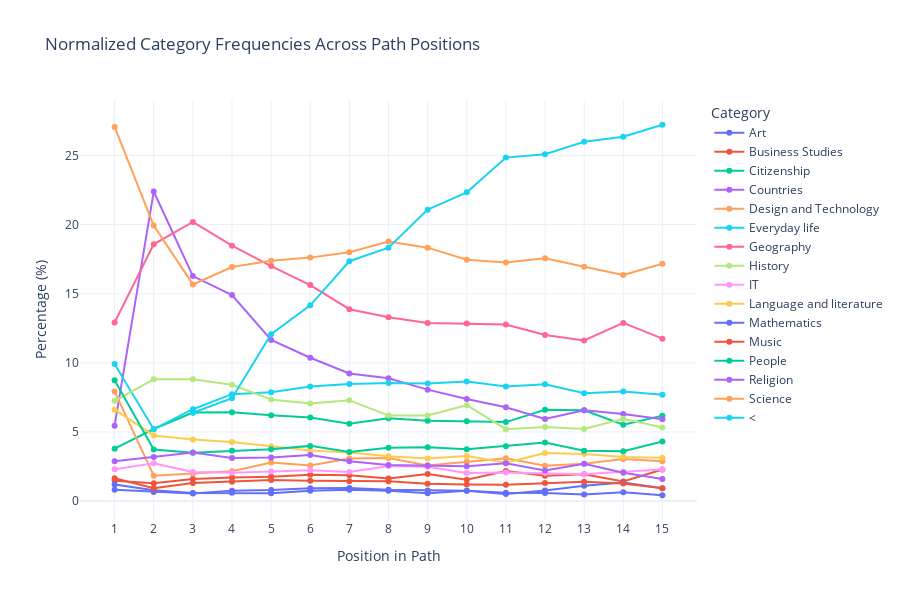

The notebook cell saved with this chart:
### Markdown cell above
#### Unfisniched

### Code cell
# Calculate position frequencies (normalized or not)
df_position_data = get_position_frequencies(common_paths_u, max_position=15, normalize=True)

# Plot interactive histogram (line or bar plot, with options for normalization and stacking)
plot_position_interactive(df_position_data, plot_type="line", normalized=True)

### Figure 1 — Plotly figure (JSON) as saved in the notebook; plotly's stock layout.template omitted (floating-point values rounded to 4 significant figures)
{"data": [{"hovertemplate": "Category=Art<br>Position in Path=%{x}<br>Percentage (%)=%{y}<extra></extra>", "legendgroup": "Art", "line": {"color": "#636efa", "dash": "solid"}, "marker": {"symbol": "circle"}, "mode": "lines+markers", "name": "Art", "orientation": "v", "showlegend": true, "type": "scatter", "x": [1, 2, 3, 4, 5, 6, 7, 8, 9, 10, 11, 12, 13, 14, 15], "xaxis": "x", "y": [0.8136, 0.6574, 0.5548, 0.7475, 0.7985, 0.9301, 0.939, 0.8246, 0.7702, 0.7422, 0.5952, 0.5789, 0.4692, 0.6374, 0.4227], "yaxis": "y"}, {"hovertemplate": "Category=Business Studies<br>Position in Path=%{x}<br>Percentage (%)=%{y}<extra></extra>", "legendgroup": "Business Studies", "line": {"color": "#EF553B", "dash": "solid"}, "marker": {"symbol": "circle"}, "mode": "lines+markers", "name": "Business Studies", "orientation": "v", "showlegend": true, "type": "scatter", "x": [1, 2, 3, 4, 5, 6, 7, 8, 9, 10, 11, 12, 13, 14, 15], "xaxis": "x", "y": [1.474, 1.289, 1.591, 1.706, 1.759, 1.91, 1.878, 1.629, 1.951, 1.549, 2.183, 1.833, 1.935, 1.416, 2.282], "yaxis": "y"}, {"hovertemplate": "Category=Citizenship<br>Position in Path=%{x}<br>Percentage (%)=%{y}<extra></extra>", "legendgroup": "Citizenship", "line": {"color": "#00cc96", "dash": "solid"}, "marker": {"symbol": "circle"}, "mode": "lines+markers", "name": "Citizenship", "orientation": "v", "showlegend": true, "type": "scatter", "x": [1, 2, 3, 4, 5, 6, 7, 8, 9, 10, 11, 12, 13, 14, 15], "xaxis": "x", "y": [3.794, 5.214, 6.407, 6.418, 6.217, 6.039, 5.587, 5.999, 5.802, 5.776, 5.714, 6.609, 6.569, 5.524, 6.171], "yaxis": "y"}, {"hovertemplate": "Category=Countries<br>Position in Path=%{x}<br>Percentage (%)=%{y}<extra></extra>", "legendgroup": "Countries", "line": {"color": "#ab63fa", "dash": "solid"}, "marker": {"symbol": "circle"}, "mode": "lines+markers", "name": "Countries", "orientation": "v", "showlegend": true, "type": "scatter", "x": [1, 2, 3, 4, 5, 6, 7, 8, 9, 10, 11, 12, 13, 14, 15], "xaxis": "x", "y": [5.453, 22.39, 16.27, 14.9, 11.65, 10.37, 9.231, 8.885, 8.062, 7.389, 6.786, 5.933, 6.569, 6.303, 5.917], "yaxis": "y"}, {"hovertemplate": "Category=Design and Technology<br>Position in Path=%{x}<br>Percentage (%)=%{y}<extra></extra>", "legendgroup": "Design and Technology", "line": {"color": "#FFA15A", "dash": "solid"}, "marker": {"symbol": "circle"}, "mode": "lines+markers", "name": "Design and Technology", "orientation": "v", "showlegend": true, "type": "scatter", "x": [1, 2, 3, 4, 5, 6, 7, 8, 9, 10, 11, 12, 13, 14, 15], "xaxis": "x", "y": [7.93, 1.84, 1.987, 2.152, 2.795, 2.579, 3.088, 3.113, 2.567, 2.84, 3.095, 2.557, 2.698, 3.045, 2.874], "yaxis": "y"}, {"hovertemplate": "Category=Everyday life<br>Position in Path=%{x}<br>Percentage (%)=%{y}<extra></extra>", "legendgroup": "Everyday life", "line": {"color": "#19d3f3", "dash": "solid"}, "marker": {"symbol": "circle"}, "mode": "lines+markers", "name": "Everyday life", "orientation": "v", "showlegend": true, "type": "scatter", "x": [1, 2, 3, 4, 5, 6, 7, 8, 9, 10, 11, 12, 13, 14, 15], "xaxis": "x", "y": [9.92, 5.198, 6.645, 7.732, 7.88, 8.284, 8.467, 8.534, 8.498, 8.648, 8.294, 8.442, 7.801, 7.932, 7.692], "yaxis": "y"}, {"hovertemplate": "Category=Geography<br>Position in Path=%{x}<br>Percentage (%)=%{y}<extra></extra>", "legendgroup": "Geography", "line": {"color": "#FF6692", "dash": "solid"}, "marker": {"symbol": "circle"}, "mode": "lines+markers", "name": "Geography", "orientation": "v", "showlegend": true, "type": "scatter", "x": [1, 2, 3, 4, 5, 6, 7, 8, 9, 10, 11, 12, 13, 14, 15], "xaxis": "x", "y": [12.92, 18.57, 20.19, 18.48, 17.0, 15.62, 13.88, 13.3, 12.89, 12.84, 12.78, 12.01, 11.61, 12.89, 11.75], "yaxis": "y"}, {"hovertemplate": "Category=History<br>Position in Path=%{x}<br>Percentage (%)=%{y}<extra></extra>", "legendgroup": "History", "line": {"color": "#B6E880", "dash": "solid"}, "marker": {"symbol": "circle"}, "mode": "lines+markers", "name": "History", "orientation": "v", "showlegend": true, "type": "scatter", "x": [1, 2, 3, 4, 5, 6, 7, 8, 9, 10, 11, 12, 13, 14, 15], "xaxis": "x", "y": [7.254, 8.806, 8.815, 8.411, 7.348, 7.056, 7.29, 6.184, 6.187, 6.938, 5.198, 5.355, 5.22, 5.949, 5.325], "yaxis": "y"}, {"hovertemplate": "Category=IT<br>Position in Path=%{x}<br>Percentage (%)=%{y}<extra></extra>", "legendgroup": "IT", "line": {"color": "#FF97FF", "dash": "solid"}, "marker": {"symbol": "circle"}, "mode": "lines+markers", "name": "IT", "orientation": "v", "showlegend": true, "type": "scatter", "x": [1, 2, 3, 4, 5, 6, 7, 8, 9, 10, 11, 12, 13, 14, 15], "xaxis": "x", "y": [2.296, 2.732, 2.109, 2.046, 2.148, 2.232, 2.101, 2.536, 2.49, 2.033, 2.063, 2.026, 1.935, 2.125, 2.282], "yaxis": "y"}, {"hovertemplate": "Category=Language and literature<br>Position in Path=%{x}<br>Percentage (%)=%{y}<extra></extra>", "legendgroup": "Language and literature", "line": {"color": "#FECB52", "dash": "solid"}, "marker": {"symbol": "circle"}, "mode": "lines+markers", "name": "Language and literature", "orientation": "v", "showlegend": true, "type": "scatter", "x": [1, 2, 3, 4, 5, 6, 7, 8, 9, 10, 11, 12, 13, 14, 15], "xaxis": "x", "y": [6.613, 4.75, 4.45, 4.281, 3.964, 3.658, 3.517, 3.236, 3.081, 3.259, 2.778, 3.473, 3.402, 3.187, 3.128], "yaxis": "y"}, {"hovertemplate": "Category=Mathematics<br>Position in Path=%{x}<br>Percentage (%)=%{y}<extra></extra>", "legendgroup": "Mathematics", "line": {"color": "#636efa", "dash": "solid"}, "marker": {"symbol": "circle"}, "mode": "lines+markers", "name": "Mathematics", "orientation": "v", "showlegend": true, "type": "scatter", "x": [1, 2, 3, 4, 5, 6, 7, 8, 9, 10, 11, 12, 13, 14, 15], "xaxis": "x", "y": [1.192, 0.7848, 0.5914, 0.5965, 0.5608, 0.744, 0.8117, 0.7421, 0.5648, 0.7422, 0.5159, 0.7718, 1.114, 1.346, 0.9298], "yaxis": "y"}, {"hovertemplate": "Category=Music<br>Position in Path=%{x}<br>Percentage (%)=%{y}<extra></extra>", "legendgroup": "Music", "line": {"color": "#EF553B", "dash": "solid"}, "marker": {"symbol": "circle"}, "mode": "lines+markers", "name": "Music", "orientation": "v", "showlegend": true, "type": "scatter", "x": [1, 2, 3, 4, 5, 6, 7, 8, 9, 10, 11, 12, 13, 14, 15], "xaxis": "x", "y": [1.651, 0.9224, 1.305, 1.397, 1.521, 1.476, 1.432, 1.443, 1.258, 1.194, 1.19, 1.302, 1.408, 1.275, 0.9298], "yaxis": "y"}, {"hovertemplate": "Category=People<br>Position in Path=%{x}<br>Percentage (%)=%{y}<extra></extra>", "legendgroup": "People", "line": {"color": "#00cc96", "dash": "solid"}, "marker": {"symbol": "circle"}, "mode": "lines+markers", "name": "People", "orientation": "v", "showlegend": true, "type": "scatter", "x": [1, 2, 3, 4, 5, 6, 7, 8, 9, 10, 11, 12, 13, 14, 15], "xaxis": "x", "y": [8.744, 3.725, 3.505, 3.639, 3.755, 3.993, 3.549, 3.855, 3.902, 3.743, 3.968, 4.245, 3.636, 3.612, 4.311], "yaxis": "y"}, {"hovertemplate": "Category=Religion<br>Position in Path=%{x}<br>Percentage (%)=%{y}<extra></extra>", "legendgroup": "Religion", "line": {"color": "#ab63fa", "dash": "solid"}, "marker": {"symbol": "circle"}, "mode": "lines+markers", "name": "Religion", "orientation": "v", "showlegend": true, "type": "scatter", "x": [1, 2, 3, 4, 5, 6, 7, 8, 9, 10, 11, 12, 13, 14, 15], "xaxis": "x", "y": [2.888, 3.195, 3.512, 3.118, 3.156, 3.336, 2.881, 2.618, 2.567, 2.517, 2.738, 2.219, 2.698, 2.054, 1.606], "yaxis": "y"}, {"hovertemplate": "Category=Science<br>Position in Path=%{x}<br>Percentage (%)=%{y}<extra></extra>", "legendgroup": "Science", "line": {"color": "#FFA15A", "dash": "solid"}, "marker": {"symbol": "circle"}, "mode": "lines+markers", "name": "Science", "orientation": "v", "showlegend": true, "type": "scatter", "x": [1, 2, 3, 4, 5, 6, 7, 8, 9, 10, 11, 12, 13, 14, 15], "xaxis": "x", "y": [27.06, 19.93, 15.67, 16.93, 17.38, 17.61, 18.0, 18.78, 18.33, 17.46, 17.26, 17.56, 16.95, 16.36, 17.16], "yaxis": "y"}, {"hovertemplate": "Category=<<br>Position in Path=%{x}<br>Percentage (%)=%{y}<extra></extra>", "legendgroup": "<", "line": {"color": "#19d3f3", "dash": "solid"}, "marker": {"symbol": "circle"}, "mode": "lines+markers", "name": "<", "orientation": "v", "showlegend": true, "type": "scatter", "x": [3, 4, 5, 6, 7, 8, 9, 10, 11, 12, 13, 14, 15], "xaxis": "x", "y": [6.389, 7.445, 12.07, 14.16, 17.35, 18.33, 21.08, 22.33, 24.84, 25.08, 25.98, 26.35, 27.22], "yaxis": "y"}], "layout": {"height": 600, "legend": {"title": {"text": "Category"}, "tracegroupgap": 0}, "title": {"text": "Normalized Category Frequencies Across Path Positions"}, "width": 900, "xaxis": {"anchor": "y", "domain": [0, 1], "dtick": 1, "tick0": 1, "tickmode": "linear", "title": {"text": "Position in Path"}}, "yaxis": {"anchor": "x", "domain": [0, 1], "title": {"text": "Percentage (%)"}}}}
